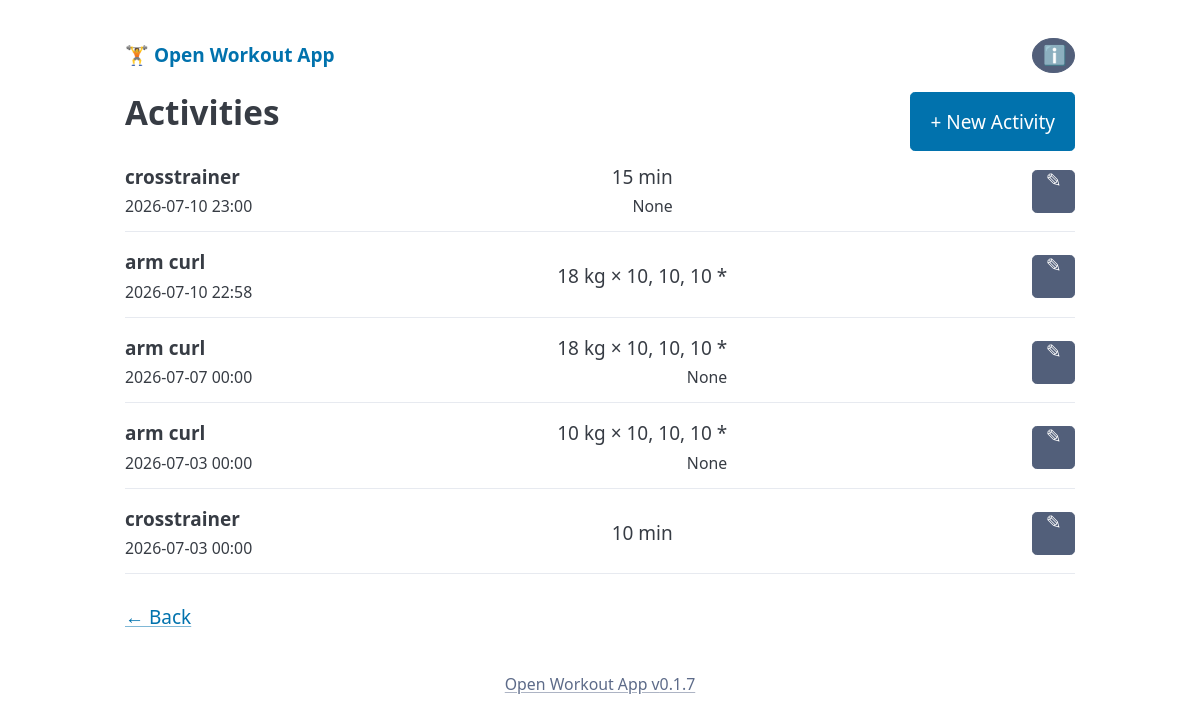
The page /activities/ on the database its author committed.
### app/models.py (models this page shows)
class Activity(db.Model):
    __tablename__ = "activity"
    id = db.Column(db.Integer, primary_key=True)
    exercise_id = db.Column(db.Integer, db.ForeignKey("exercise.id"), nullable=False)
    workout_id = db.Column(db.Integer, db.ForeignKey("workout.id"), nullable=True)
    timestamp = db.Column(db.DateTime, default=datetime.now, nullable=False)
    weight = db.Column(db.Float, nullable=True)    # kg
    duration = db.Column(db.Float, nullable=True)  # minutes
    reps = db.Column(db.JSON, nullable=True)         # list of ints, e.g. [10, 10, 7]
    settings = db.Column(db.String(200), nullable=True)
    adjustment = db.Column(db.String(1), nullable=True)  # "-", "*", "+" or NULL
    description = db.Column(db.Text, nullable=True)  # free-text note about this activity
    @staticmethod
    def _format_number(value):
        return str(int(value)) if value == int(value) else str(value)
    @property
    def summary(self):
        parts = []
        if self.weight is not None:
            parts.append(f"{self._format_number(self.weight)} kg")
        if self.duration is not None:
            parts.append(f"{self._format_number(self.duration)} min")
        summary_text = " + ".join(parts)
        if self.reps:
            reps_text = ", ".join(str(rep) for rep in self.reps)
            summary_text = f"{summary_text} × {reps_text}" if summary_text else reps_text
        if self.adjustment:
            summary_text = f"{summary_text} {self.adjustment}" if summary_text else self.adjustment
        return summary_text

class Exercise(db.Model):
    __tablename__ = "exercise"
    id = db.Column(db.Integer, primary_key=True)
    name = db.Column(db.String(100), unique=True, nullable=False)
    has_weight = db.Column(db.Boolean, nullable=False, default=True)
    has_duration = db.Column(db.Boolean, nullable=False, default=False)
    has_reps = db.Column(db.Boolean, nullable=False, default=True)
    description = db.Column(db.Text, nullable=True)
    activities = db.relationship(
        "Activity",
        backref="exercise",
        lazy=True,
        cascade="all, delete-orphan",
        order_by="Activity.timestamp.desc()",
    )

### app/routes/activities.py (the view)
@bp.route("/")
def activities_list():
    activities = (
        Activity.query.join(Exercise)
        .order_by(Activity.timestamp.desc())
        .all()
    )
    return render_template("activities.html", activities=activities)

### app/__init__.py (called while the page is built)
def create_app():
    app = Flask(__name__)
    data_dir = os.environ.get("DATA_DIR", os.path.join(os.path.dirname(__file__), "data"))
    os.makedirs(data_dir, exist_ok=True)
    app.config["SQLALCHEMY_DATABASE_URI"] = "sqlite:///" + os.path.join(data_dir, "app.db")
    app.config["SQLALCHEMY_TRACK_MODIFICATIONS"] = False
    db.init_app(app)
    with app.app_context():
        db.create_all()
    for blueprint in ALL_BLUEPRINTS:
        app.register_blueprint(blueprint)
    @app.context_processor
    def inject_template_globals():
        return {"app_version": APP_VERSION, "today": date.today()}
    return app

### app/templates/activities.html (shortened to what this page needs)
{% extends 'base.html' %}
{% block content %}
<div class="top-bar">
  <h2>Activities</h2>
  <a role="button" href="{{ url_for('activities.activity_new') }}">+ New Activity</a>
</div>
<ul class="plain">
{% for activity in activities %}
<li class="list-item">
  <span>
    <strong>{{ activity.exercise.name }}</strong><br>
    <small>{{ activity.timestamp.strftime('%Y-%m-%d %H:%M') }}</small>
  </span>
  <span style="text-align:right;">
    {{ activity.summary }}
    {% if activity.settings %}<br><small>{{ activity.settings }}</small>{% endif %}
  </span>
  <a href="{{ url_for('activities.activity_edit_page', activity_id=activity.id) }}"
     role="button" class="icon-btn secondary" aria-label="Edit">&#9998;</a>
</li>
{% else %}
<li><small>No activities yet. Tap "New Activity" to log one.</small></li>
{% endfor %}
</ul>
<p style="margin-top:1.5rem;"><a href="{{ url_for('pages.index') }}">&larr; Back</a></p>
{% endblock %}

### app/templates/base.html (shortened to what this page needs)
<!doctype html>
<html lang="en">
<head>
<link rel="stylesheet" href="https://cdn.jsdelivr.net/npm/@picocss/pico@2/css/pico.min.css">
</head>
<body>
<main class="container">
  <nav>
    <ul><li><strong><a href="{{ url_for('pages.index') }}">🏋️ Open Workout App</a></strong></li></ul>
    <ul><li>
      <a href="{{ url_for('pages.about') }}" role="button" class="secondary icon-btn round" aria-label="About">&#8505;&#65039;</a>
    </li></ul>
  </nav>
  {% block content %}{% endblock %}
  <footer style="text-align:center; margin-top:2rem;">
    <small><a href="{{ url_for('pages.about') }}" class="secondary">Open Workout App v{{ app_version }}</a></small>
  </footer>
</main>
</body>
</html>

### app/templates/base.html (style rules this page uses)
main.container { padding-bottom: 5rem; }
.list-item { display: flex; justify-content: space-between; align-items: center; gap: .5rem; padding: .6rem 0; border-bottom: 1px solid var(--pico-muted-border-color); }
.list-item a { text-decoration: none; }
.top-bar { display: flex; justify-content: space-between; align-items: center; gap: 1rem; }
.top-bar a[role="button"] { margin: 0; }
ul.plain { list-style: none; padding: 0; margin: 0; }
.icon-btn { flex: 0 0 auto; width: 2.25rem; height: 2.25rem; margin: 0; padding: 0; line-height: 1; font-size: 1rem; display: inline-flex; align-items: center; justify-content: center; }
.icon-btn.round { border-radius: 50%; }

### rows shown on the page
Activity: exercise.name "crosstrainer", timestamp "2026-07-10 23:00", summary "15 min", settings "None"
Activity: exercise.name "arm curl", timestamp "2026-07-10 22:58", summary "18 kg × 10, 10, 10 *"
Activity: exercise.name "arm curl", timestamp "2026-07-07 00:00", summary "18 kg × 10, 10, 10 *", settings "None"
Activity: exercise.name "arm curl", timestamp "2026-07-03 00:00", summary "10 kg × 10, 10, 10 *", settings "None"
Activity: exercise.name "crosstrainer", timestamp "2026-07-03 00:00", summary "10 min"

### other values the page prints
{{ app_version }} "0.1.7"
